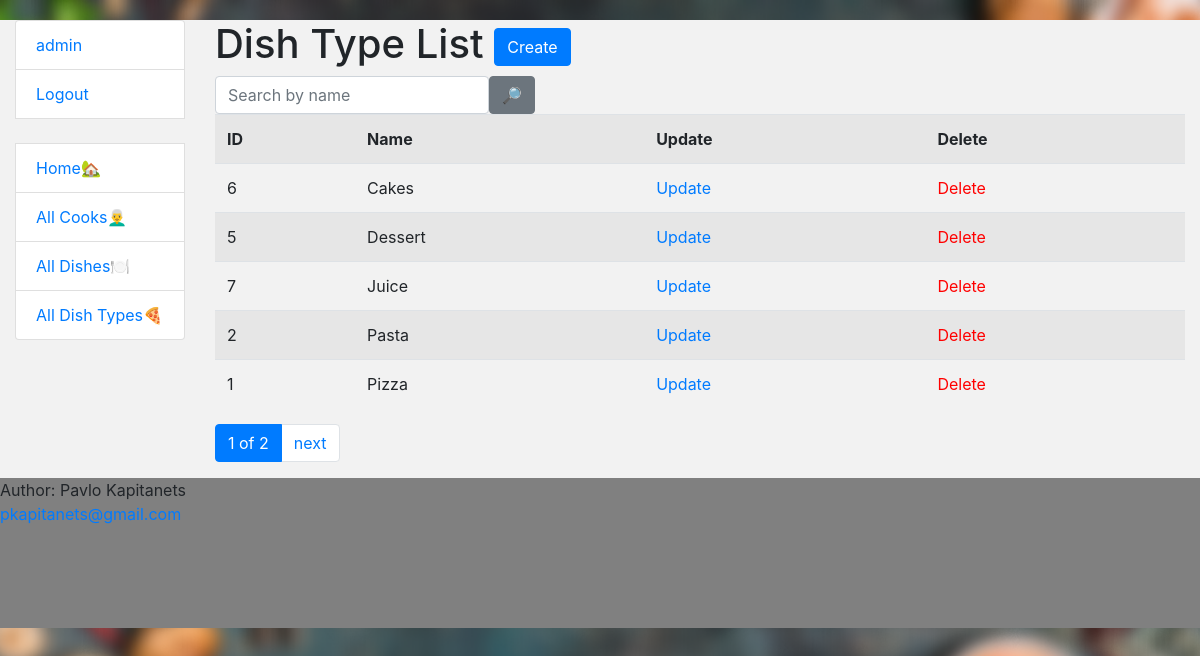
/dish-types/ (signed in), run on the app's committed database.
### restaurant/models.py (models this page shows, shortened)
class Cook(AbstractUser):
    years_of_experience = models.IntegerField(default=1)
    class Meta:
        verbose_name = "cook"
        verbose_name_plural = "cooks"
        ordering = ["username"]

class DishType(models.Model):
    name = models.CharField(max_length=255, unique=True)
    class Meta:
        ordering = ["name"]

### restaurant/views.py (the view)
class DishTypeListView(LoginRequiredMixin, generic.ListView):
    model = DishType
    template_name = "restaurant/dish_type_list.html"
    context_object_name = "Dish_type_list"
    queryset = DishType.objects.all()
    paginate_by = 5
    def get_context_data(self, *, object_list=None, **kwargs):
        context = super(DishTypeListView, self).get_context_data(**kwargs)
        name = self.request.GET.get("name", "")
        context["search_form"] = DishTypeSearchForm(initial={
            "name": name
        })
        return context
    def get_queryset(self):
        form = DishTypeSearchForm(self.request.GET)
        if form.is_valid():
            return self.queryset.filter(
                name__icontains=form.cleaned_data["name"]
            )
        return self.queryset

### restaurant/forms.py
class DishTypeSearchForm(forms.Form):
    name = forms.CharField(max_length=255,
                           required=False,
                           label="",
                           widget=forms.TextInput(
                               attrs={"placeholder": "Search by name"}))

### restaurant/templatetags/query_transform.py (called while the page is built)
@register.simple_tag
def query_transform(request, **kwargs):
    updated = request.GET.copy()
    for key, value in kwargs.items():
        if value is not None:
            updated[key] = value
        else:
            updated.pop(key, 0)
    return updated.urlencode()

### templates/restaurant/dish_type_list.html
{% extends "base.html" %}
{% load crispy_forms_filters %}
{% block content %}
  <h1>
    Dish Type List
  <a href="{% url 'restaurant:dish-type-create' %}" class="btn btn-primary link-to-page">
      Create
    </a>
  </h1>
  <form action="" method="get" class="form-inline">
    {{ search_form|crispy }}
    <input class="btn btn-secondary" type="submit" value="🔎">
  </form>
  {% if  Dish_type_list %}
    <table class="table table-striped">
      <tr>
        <th>ID</th>
        <th>Name</th>
        <th>Update</th>
        <th>Delete</th>
      </tr>
      {% for type in Dish_type_list %}
        <tr>
          <td>
              {{ type.id }}
          </td>
          <td>
              {{ type.name }}
          </td>
          <td>
              <a href="{% url 'restaurant:dish-type-update' pk=type.id %}">
                Update
              </a>
            </td>
            <td>
              <a style="color: red"
                href="{% url 'restaurant:dish-type-delete' pk=type.id %}">
                Delete
              </a>
            </td>
        </tr>
      {% endfor %}
    </table>
    {% else %}
    <p>There are no added dish types!</p>
  {% endif %}
{% endblock %}

### templates/includes/sidebar.html
<ul class="sidebar-nav list-group" >
  {% if user.is_authenticated %}
    <li class="list-group-item"><a href="{% url 'restaurant:cook-detail' pk=user.id %}">{{ user.username }}</a> </li>
    <li class="list-group-item"><a href="{% url 'logout' %}">Logout</a> </li>
  {% else %}
    <li class="list-group-item"><a href="{% url 'login' %}">Login</a> </li>
  {% endif %}
  <br>
    <li class="list-group-item"><a href="{% url "restaurant:index" %}">Home🏡</a></li>
    <li class="list-group-item"><a href="{% url  "restaurant:cook-list"%}">All Cooks👨‍🦳</a></li>
    <li class="list-group-item"><a href="{% url "restaurant:dish-list" %}">All Dishes🍽</a></li>
    <li class="list-group-item"><a href="{% url "restaurant:dish-type-list" %}">All Dish Types🍕</a></li>
</ul>

### static/css/styles.css (style rules this page uses)
body { margin-top: 20px; }
.sidebar-nav { padding: 0; list-style: none; }

### data on the page
Cook: username "admin"
DishType: id "6", name "Cakes"
DishType: id "5", name "Dessert"
DishType: id "7", name "Juice"
DishType: id "2", name "Pasta"
DishType: id "1", name "Pizza"

### other printed values
{{ page_obj.number }} "1"
{{ paginator.num_pages }} "2"
